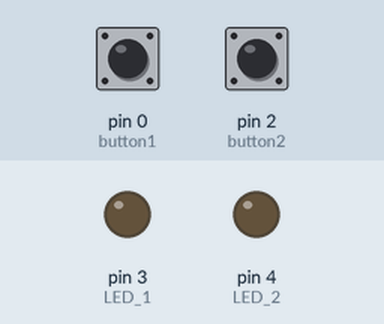
This sketch was run on a simulated Arduino Leonardo, built with avr-gcc and run on an emulated ATmega32U4. Parts: output pins drawn as LEDs (lit = HIGH). The test bench sets the inputs (shaded band); at power-on: pin 0 (button1) HIGH, pin 2 (button2) HIGH. USB keyboard and mouse output is not drawn.

Above: at 1.2 s.
1.3 s: pin 0 (button1) pulled LOW for 0.15 s
At 1.8 s:
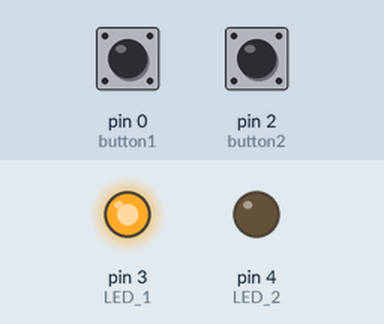
3.0 s: pin 2 (button2) pulled LOW for 0.15 s
At 4.1 s:
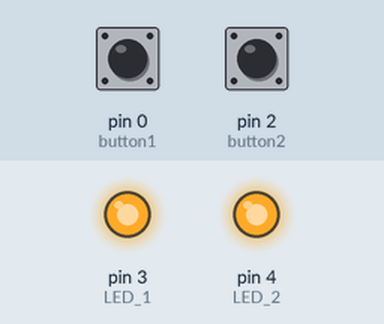
4.7 s: pin 0 (button1) pulled LOW for 1 s
At 6.5 s:
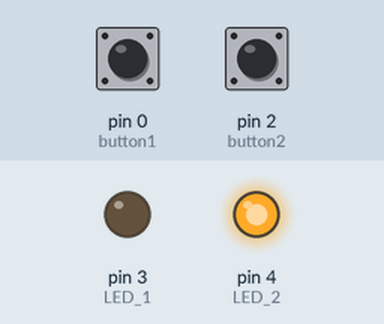
7.2 s: pin 0 (button1) pulled LOW for 3.2 s
At 8.3 s:
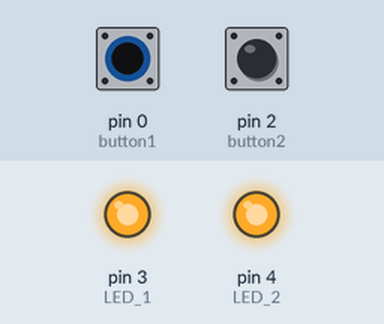
11.9 s: pin 2 (button2) pulled LOW for 1 s
At 14.2 s:
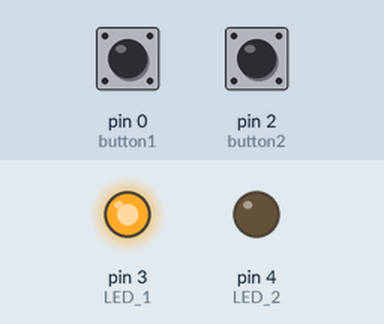
Timing chart, 0 to 15.4 s (numbered marks = the images above; inputs shaded):
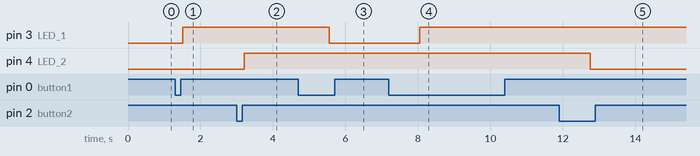

Measured:
- after the input at 1.3 s, pin 3 (LED_1): LOW → HIGH after 0.22 s
- after the input at 3.0 s, pin 4 (LED_2): LOW → HIGH after 0.21 s
- after the input at 4.7 s, pin 3 (LED_1): HIGH → LOW after 0.86 s
- after the input at 7.2 s, pin 3 (LED_1): LOW → HIGH after 0.86 s
- after the input at 11.9 s, pin 4 (LED_2): HIGH → LOW after 0.85 s

The sketch:

ZoomShortcutBoxUniversal.ino
```cpp
#include <Keyboard.h>
#include <OneButton.h>

OneButton button1(0, true);
OneButton button2(2, true);
#define LED_1 3
#define LED_2 4

int LED_1_Value = LOW;
int LED_2_Value = LOW;

void setup()
{
  // Set functions for buttons
  button1.attachClick(keypress1);
  button2.attachClick(keypress2);
  button1.attachLongPressStart(button1flipLED);
  button2.attachLongPressStart(button2flipLED);

  // Set button pins as inputs with pull-up resistors (when pressed, the buttons will drive the pins low)
  pinMode(LED_1, OUTPUT);
  pinMode(LED_2, OUTPUT);

  // start USB keyboard
  Keyboard.begin();
}

void loop() {
  button1.tick();
  button2.tick();
  delay(10);
}

void keypress1() {
      Keyboard.press(KEY_LEFT_CTRL);
      Keyboard.press(KEY_LEFT_SHIFT);
      Keyboard.press(KEY_LEFT_ALT);
      Keyboard.press('-');
      Keyboard.releaseAll();
      if (LED_1_Value == LOW) {
        LED_1_Value = HIGH;
      } else {
        LED_1_Value = LOW;
      }
      digitalWrite(LED_1, LED_1_Value);
}

void keypress2() {
      Keyboard.press(KEY_LEFT_CTRL);
      Keyboard.press(KEY_LEFT_SHIFT);
      Keyboard.press(KEY_LEFT_ALT);
      Keyboard.press('=');
      Keyboard.releaseAll();
      if (LED_2_Value == LOW) {
        LED_2_Value = HIGH;
      } else {
        LED_2_Value = LOW;
      }
      digitalWrite(LED_2, LED_2_Value);
}

void button1flipLED() {
  if (LED_1_Value == LOW) {
        LED_1_Value = HIGH;
      } else {
        LED_1_Value = LOW;
      }
  digitalWrite(LED_1, LED_1_Value);
}

void button2flipLED() {
  if (LED_2_Value == LOW) {
        LED_2_Value = HIGH;
      } else {
        LED_2_Value = LOW;
      }
  digitalWrite(LED_2, LED_2_Value);
}
```
